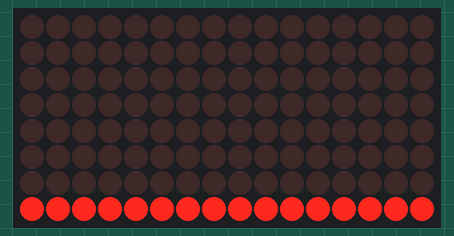
Bench run of a sketch on a simulated Arduino Uno, built with avr-gcc and run on an emulated ATmega328P. Parts: 16×8 LED matrix.

Above: at 0.05 s.
At 0.57 s:
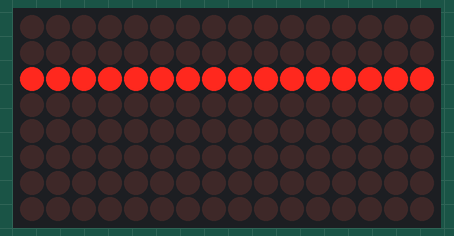
At 1.09 s:
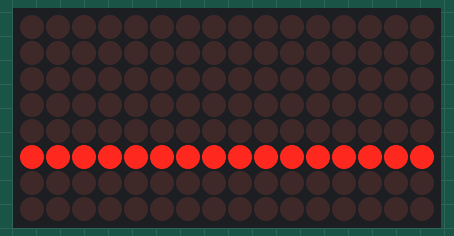

Measured:
- by itself, everything shown: repeats every 0.83 s, in 8 steps

The sketch:

esp8266-multiplex-daisychain.ino
```cpp
//Max7219 control library
#include "LedControl.h"

/*
 Now we need a LedControl to work with.
 ***** These pin numbers will probably not work with your hardware *****
 pin 8 is connected to the DataIn
 pin 9 is connected to the CLK
 pin 10 is connected to LOAD
 We have only a single MAX72XX.
 */
#define loadPin 16
#define clockPin 5
#define dataPin 4


LedControl lc=LedControl(dataPin,clockPin,loadPin,2);

/* we always wait a bit between updates of the display */
unsigned long delaytime=100;

void setup() {
  /*
   The MAX72XX is in power-saving mode on startup,
   we have to do a wakeup call
   */

   /*Wake up call, it turns off sleep mode, sets intensity and clears the display */
   /*NOTE ---- displays are numbered starting at 0 ----*/
  lc.shutdown(0,false);
  /* Set the brightness to a medium values */
  lc.setIntensity(0,8);
  /* and clear the display */
  lc.clearDisplay(0);

  /*Display #2*/
  lc.shutdown(1,false);
  lc.setIntensity(1,8);
  lc.clearDisplay(1);

}
void writeArduinoOnMatrix() {

  /* A multidimentional array to contain bits for both the columns and rows */
  byte dots[][8] = {{ B00000000,B00000000,B00000000,B00000000,B00000000,B00000000,B00000000,B11111111},
                    { B00000000,B00000000,B00000000,B00000000,B00000000,B00000000,B11111111,B00000000},
                    { B00000000,B00000000,B00000000,B00000000,B00000000,B11111111,B00000000,B00000000},
                    { B00000000,B00000000,B00000000,B00000000,B11111111,B00000000,B00000000,B00000000},
                    { B00000000,B00000000,B00000000,B11111111,B00000000,B00000000,B00000000,B00000000},
                    { B00000000,B00000000,B11111111,B00000000,B00000000,B00000000,B00000000,B00000000},
                    { B00000000,B11111111,B00000000,B00000000,B00000000,B00000000,B00000000,B00000000},
                    { B11111111,B00000000,B00000000,B00000000,B00000000,B00000000,B00000000,B00000000}};

int y;
  for(y = 0; y<8; y++){
    for(int i = 0; i < 8; i++){
      lc.setRow(0,i,dots[y][i]);
      lc.setRow(1,i,dots[y][i]);
        }
        delay(delaytime);
      }


    }

/*This section of code can be used to reset the 8x8 matrix
  lc.setRow(0,0,0);
  lc.setRow(0,1,0);
  lc.setRow(0,2,0);
  lc.setRow(0,3,0);
  lc.setRow(0,4,0);
  delay(delaytime);
 }*/


void loop() {
  writeArduinoOnMatrix();
}
```
